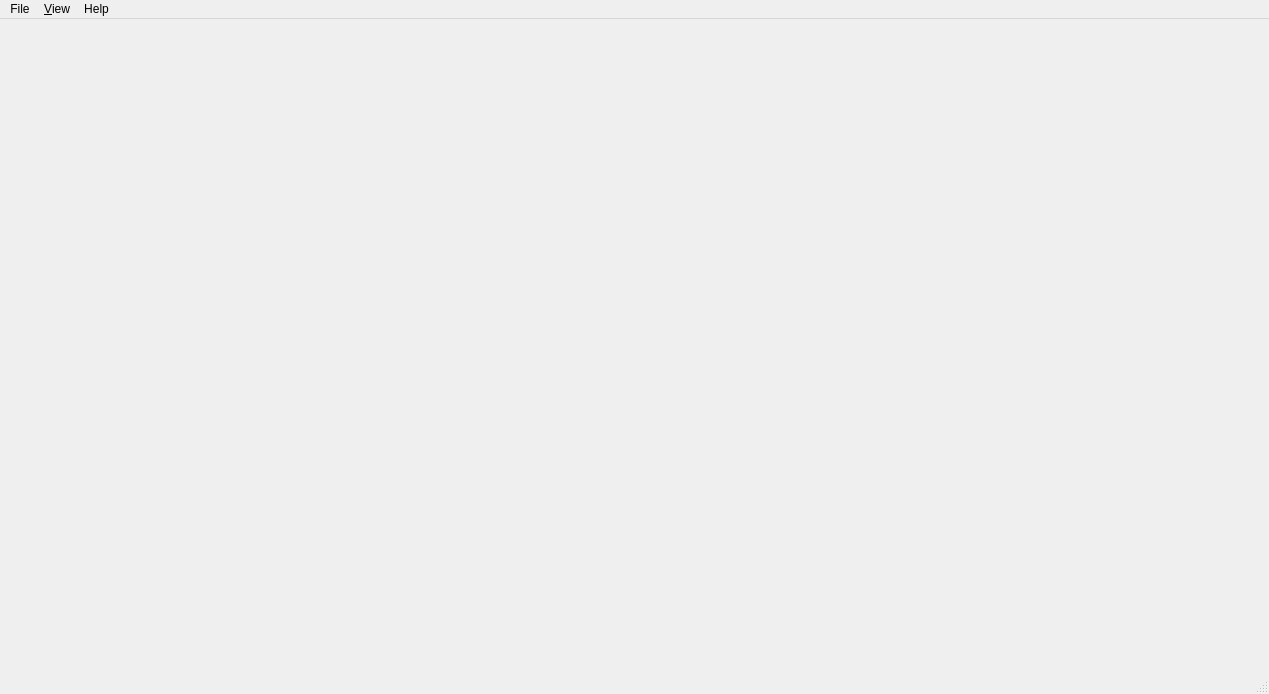
<?xml version="1.0" encoding="UTF-8"?>
<ui version="4.0">
 <class>VigraQImageViewerBase</class>
 <widget class="QMainWindow" name="VigraQImageViewerBase">
  <property name="geometry">
   <rect>
    <x>0</x>
    <y>0</y>
    <width>1269</width>
    <height>694</height>
   </rect>
  </property>
  <property name="windowTitle">
   <string>VigraQImageViewer</string>
  </property>
  <widget class="QWidget" name="centralwidget"/>
  <widget class="QMenuBar" name="menubar">
   <property name="geometry">
    <rect>
     <x>0</x>
     <y>0</y>
     <width>1269</width>
     <height>22</height>
    </rect>
   </property>
   <widget class="QMenu" name="menuFile">
    <property name="title">
     <string>File</string>
    </property>
    <addaction name="actionLoad_image"/>
    <addaction name="separator"/>
    <addaction name="actionPrint"/>
    <addaction name="actionSaveAsPDF"/>
    <addaction name="separator"/>
    <addaction name="actionExit"/>
   </widget>
   <widget class="QMenu" name="menuView">
    <property name="title">
     <string>&amp;View</string>
    </property>
    <addaction name="actionZoom_in"/>
    <addaction name="actionZoom_out"/>
    <addaction name="actionReset_zoom"/>
    <addaction name="separator"/>
    <addaction name="actionShow_normalized_image"/>
   </widget>
   <widget class="QMenu" name="menuHelp">
    <property name="title">
     <string>Help</string>
    </property>
    <addaction name="actionDocumentation"/>
    <addaction name="actionAbout"/>
   </widget>
   <addaction name="menuFile"/>
   <addaction name="menuView"/>
   <addaction name="menuHelp"/>
  </widget>
  <widget class="QStatusBar" name="statusbar"/>
  <action name="actionLoad_image">
   <property name="text">
    <string>Load image</string>
   </property>
  </action>
  <action name="actionSave_classified_image">
   <property name="text">
    <string>Save classified image</string>
   </property>
  </action>
  <action name="actionExit">
   <property name="text">
    <string>Quit</string>
   </property>
  </action>
  <action name="actionZoom_in">
   <property name="text">
    <string>Zoom &amp;in</string>
   </property>
   <property name="shortcut">
    <string>Ctrl++</string>
   </property>
  </action>
  <action name="actionZoom_out">
   <property name="text">
    <string>Zoom &amp;out</string>
   </property>
   <property name="shortcut">
    <string>Ctrl+-</string>
   </property>
  </action>
  <action name="actionReset_zoom">
   <property name="text">
    <string>&amp;Reset zoom</string>
   </property>
   <property name="shortcut">
    <string>Ctrl+0</string>
   </property>
  </action>
  <action name="actionShow_normalized_image">
   <property name="checkable">
    <bool>true</bool>
   </property>
   <property name="checked">
    <bool>true</bool>
   </property>
   <property name="text">
    <string>Show &amp;normalized image</string>
   </property>
   <property name="shortcut">
    <string>Ctrl+N</string>
   </property>
  </action>
  <action name="actionSet_parameters_and_start_analysis">
   <property name="text">
    <string>Set parameters and start analysis</string>
   </property>
  </action>
  <action name="actionDocumentation">
   <property name="text">
    <string>Documentation</string>
   </property>
  </action>
  <action name="actionAbout">
   <property name="text">
    <string>About</string>
   </property>
  </action>
  <action name="actionPrint">
   <property name="text">
    <string>Print</string>
   </property>
   <property name="shortcut">
    <string>Ctrl+P</string>
   </property>
  </action>
  <action name="actionLoad_Recipe">
   <property name="text">
    <string>Load Recipe</string>
   </property>
  </action>
  <action name="actionSave_Recipe">
   <property name="text">
    <string>Save Recipe</string>
   </property>
  </action>
  <action name="actionExport_CSV_SVG">
   <property name="text">
    <string>Export results as CSV &amp;&amp; SVG</string>
   </property>
  </action>
  <action name="actionExport_PDF">
   <property name="text">
    <string>Export view as PDF</string>
   </property>
  </action>
  <action name="actionSaveAsPDF">
   <property name="text">
    <string>Save as PDF</string>
   </property>
  </action>
 </widget>
 <resources/>
 <connections/>
</ui>
